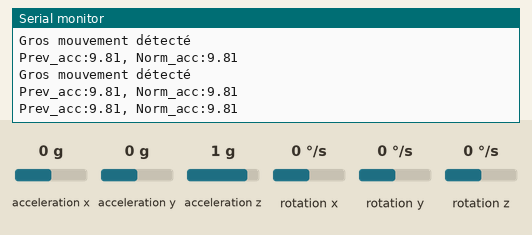
Recording of a sketch running on a simulated Arduino Uno, built with avr-gcc and run on an emulated ATmega328P. Shown: the last lines printed to the serial monitor. Inputs (shaded band) come from the test bench; at power-on: acceleration x 0 g, acceleration y 0 g, acceleration z 1 g, rotation x 0 °/s, rotation y 0 °/s, rotation z 0 °/s.

Above: at 1.2 s.
1.3 s: acceleration x set to -1.4 g
At 1.73 s:
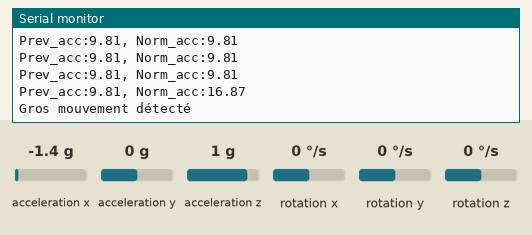
2.8 s: acceleration y set to -1.4 g
At 2.94 s:
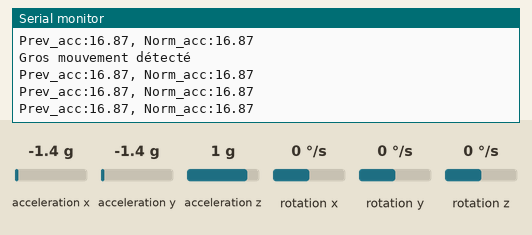
4.3 s: acceleration z set to -1.4 g
At 4.45 s:
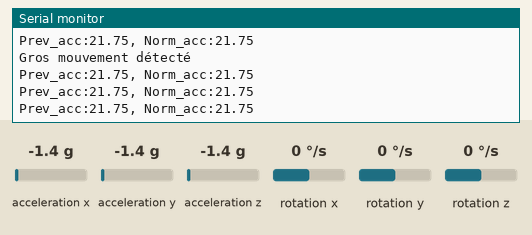
Timing chart, 0 to 7.3 s (numbered marks = the images above; inputs shaded):
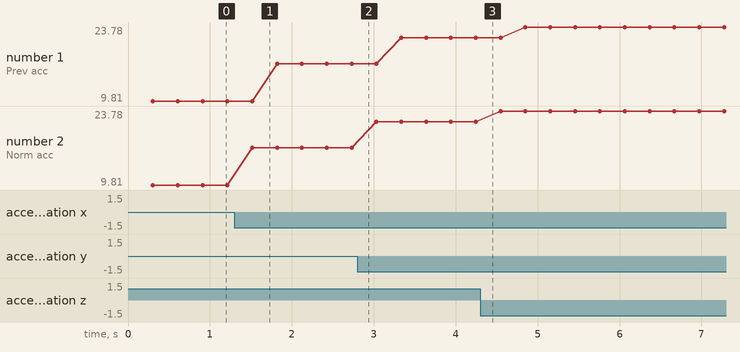

The sketch:

accelerometre.ino
```cpp
#include <Wire.h>
#include <float.h>
#include <MPU6050.h>

#define ACCEL_TRESHOLD 3 // meter / second
#define ACCEL_SIZE 3 // number of accelerations saved to detect movement

double previousNormalizedAcceleration = DBL_MAX;
double normalizedAccelerations[ACCEL_SIZE];
int index = 0;

MPU6050 mpu;

void setup(){
  Wire.begin();
  Serial.begin(115200);

  while(!mpu.begin(MPU6050_SCALE_2000DPS, MPU6050_RANGE_2G))
  {
    Serial.println("Could not find a valid MPU6050 sensor, check wiring!");
  }

  mpu.calibrateGyro();
}

void loop(){
  Vector rawAccel = mpu.readNormalizeAccel();
  double normalizedAcceleration = sqrt(pow(rawAccel.XAxis, 2) + pow(rawAccel.YAxis, 2) + pow(rawAccel.ZAxis, 2));
  normalizedAccelerations[index] = normalizedAcceleration;

  Serial.print("Prev_acc:");
  Serial.print(previousNormalizedAcceleration);
  Serial.print(", Norm_acc:");
  Serial.println(normalizedAcceleration);

  float totalDeltaNormalized = 0;

  for (int i = 1; i < ACCEL_SIZE; i++) {
    totalDeltaNormalized += abs(normalizedAccelerations[i] - normalizedAccelerations[i - 1]);
  }

  if(totalDeltaNormalized > ACCEL_TRESHOLD){
    Serial.println("Gros mouvement détecté");
  }

  previousNormalizedAcceleration = normalizedAcceleration;
  index = (index + 1) % ACCEL_SIZE;

  delay(300);
}
```

Measured:
- after the input at 1.3 s, the serial monitor: prints a new line after 0.22 s (image 1)
- plotted number 1: 9.81 → 16.87 after the input at 1.3 s, 16.87 → 21.75 after the input at 2.8 s, 21.75 → 23.78 after the input at 4.3 s
- plotted number 2: 9.81 → 16.87 after the input at 1.3 s, 16.87 → 21.75 after the input at 2.8 s, 21.75 → 23.78 after the input at 4.3 s
